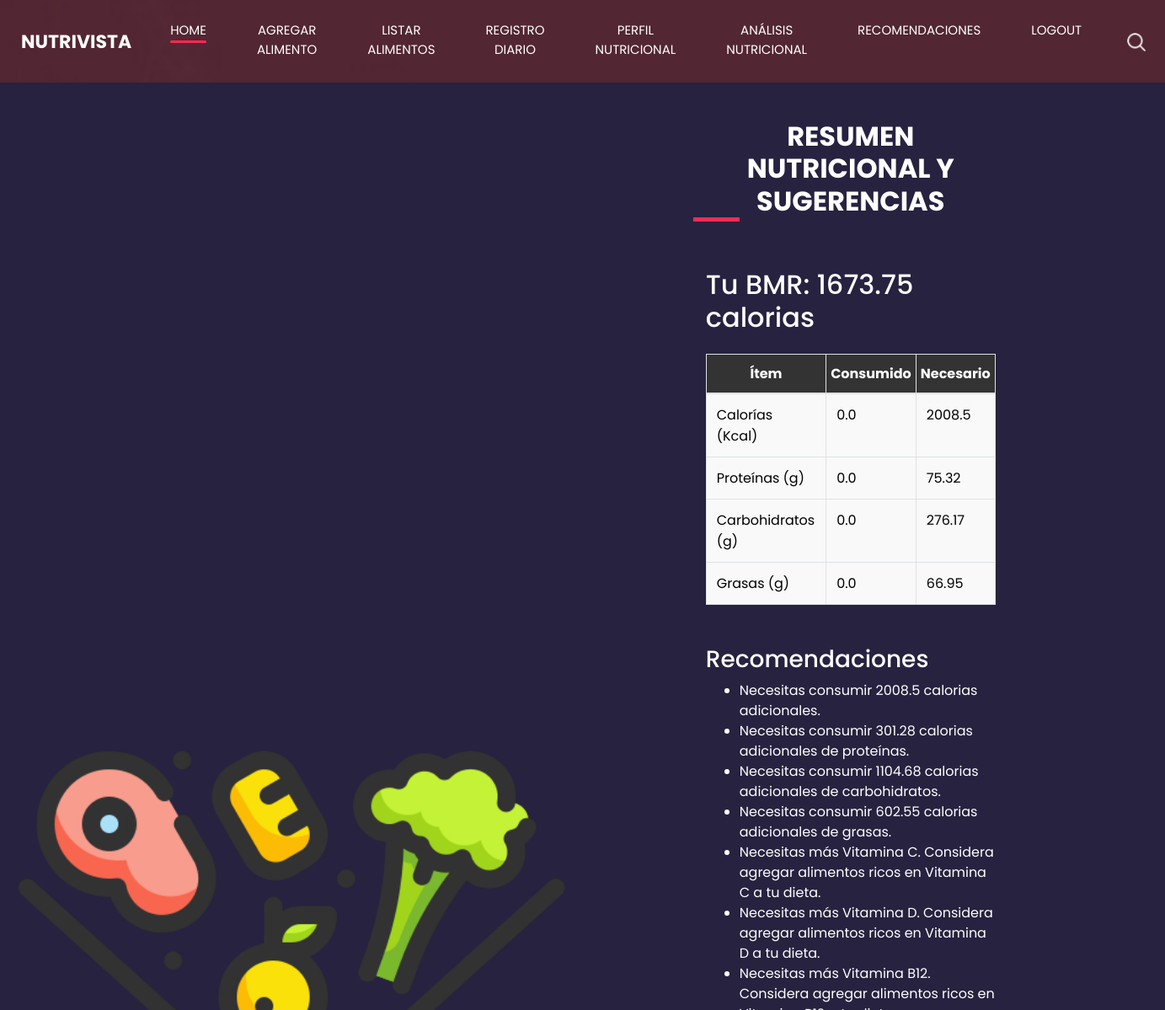
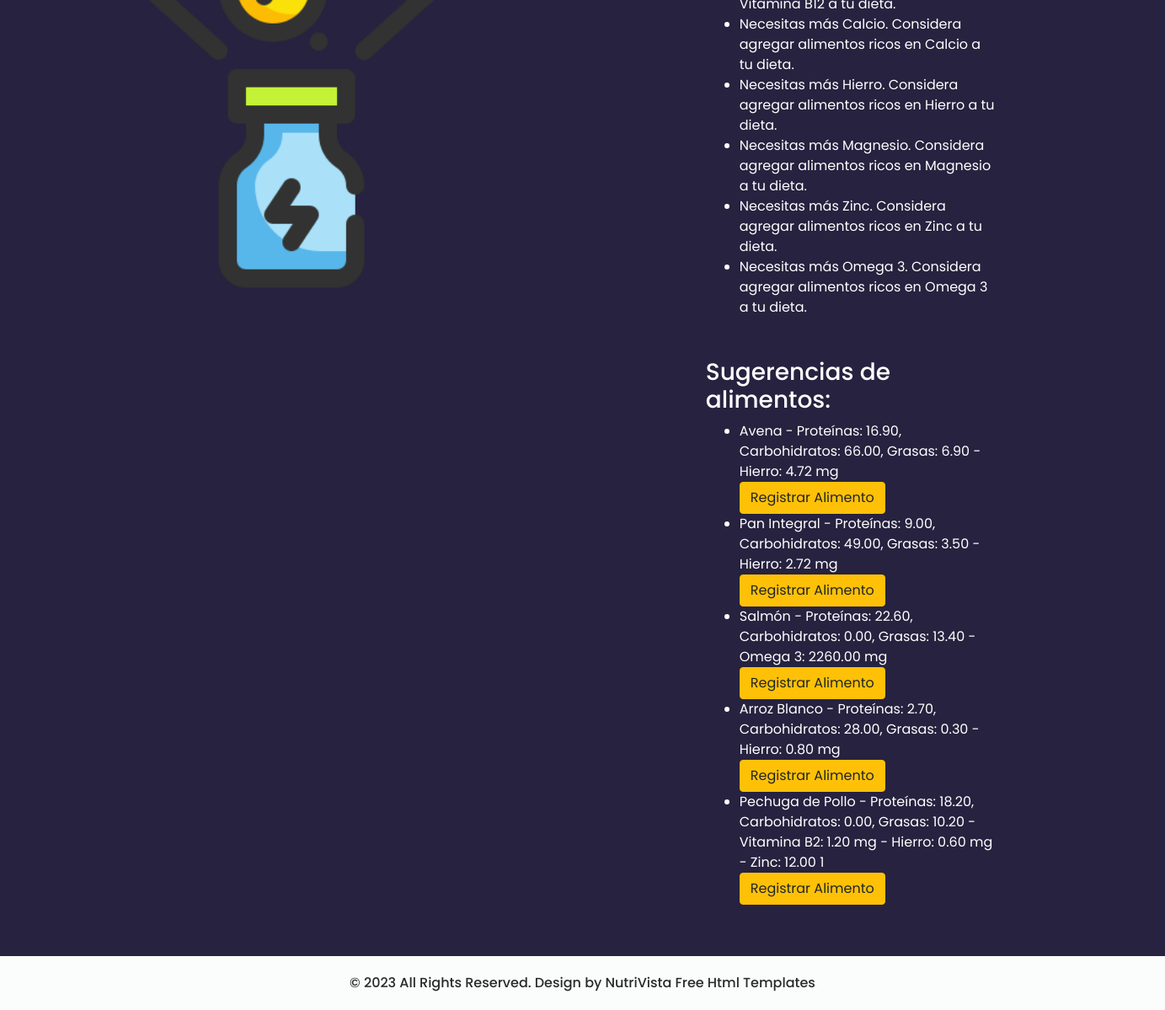
The page /sugerencias_alimentos/ (signed in) on the database its author committed (2 pictures, top to bottom).
### base/models.py (models this page shows, shortened)
class Alimento(models.Model):
    usuario = models.ForeignKey(User, on_delete=models.CASCADE)  # Added this line to associate each food item with a user.
    nombre = models.CharField(max_length=255)
    calorias = models.DecimalField(max_digits=6, decimal_places=2)
    proteinas = models.DecimalField(max_digits=6, decimal_places=2)
    carbohidratos = models.DecimalField(max_digits=6, decimal_places=2)
    grasas = models.DecimalField(max_digits=6, decimal_places=2)
    descripcion = models.TextField(null=True, blank=True)
    imagen = models.ImageField(upload_to='alimentos_imagenes/', null=True, blank=True)
    nutrientes = models.ManyToManyField(Nutriente, through='AlimentoNutriente')  # Relación ManyToMany agregada

class AlimentoNutriente(models.Model):
    alimento = models.ForeignKey(Alimento, on_delete=models.CASCADE)
    nutriente = models.ForeignKey(Nutriente, on_delete=models.CASCADE)
    cantidad = models.DecimalField(max_digits=6, decimal_places=2)
    unidad = models.CharField(max_length=20)  # ej: mg, mcg, UI...

class Nutriente(models.Model):
    TIPO_CHOICES = [
        ('vitamina', 'Vitamina'),
        ('mineral', 'Mineral'),
    ]
    nombre = models.CharField(max_length=255)
    tipo = models.CharField(max_length=8, choices=TIPO_CHOICES)

### base/views.py (the view)
# urls.py: path('sugerencias_alimentos/', sugerencias_alimentos, name='sugerencias_alimentos'),
@login_required
def sugerencias_alimentos(request):
    perfil = get_object_or_404(PerfilNutricional, usuario=request.user)
    bmr = calcular_bmr(perfil)
    registros = RegistroDiario.objects.filter(usuario=request.user, fecha=date.today())
    necesidades = calcular_necesidades_nutricionales(perfil)
    analisis = analizar_ingesta_nutricional(registros, necesidades)
    sugerencias_macro_micro = Alimento.objects.filter(usuario=request.user).annotate(total_macro=F('proteinas') + F('carbohidratos') + F('grasas') + F('nutrientes')).order_by('-total_macro')[:5]
    Alimento.objects.filter(usuario=request.user)
    return render(request, 'base/sugerencias_alimentos.html', {
        'bmr': bmr,
        'analisis': analisis,
        'sugerencias_macro_micro': sugerencias_macro_micro,
    })

### base/utils.py (called while the page is built)
def calcular_bmr(perfil):
    peso = float(perfil.peso)  # Convertimos a float
    altura = float(perfil.altura) * 100  # Convertimos la altura a cm
    edad = perfil.edad
    if perfil.sexo == 'Hombre':
        bmr = (10 * peso) + (6.25 * altura) - (5 * edad) + 5
    else:
        bmr = (10 * peso) + (6.25 * altura) - (5 * edad) - 161
    return round(bmr, 2)

def calcular_necesidades_nutricionales(perfil):
    bmr = calcular_bmr(perfil)
    factor_actividad = 1.2
    if perfil.nivel_actividad == 'ligera':
        factor_actividad = 1.375
    elif perfil.nivel_actividad == 'moderada':
        factor_actividad = 1.55
    elif perfil.nivel_actividad == 'intensa':
        factor_actividad = 1.725
    elif perfil.nivel_actividad == 'muy intensa':
        factor_actividad = 1.9
    calorias_mantenimiento = bmr * factor_actividad
    proteinas = (calorias_mantenimiento * 0.15) / 4
    carbohidratos = (calorias_mantenimiento * 0.55) / 4
    grasas = (calorias_mantenimiento * 0.3) / 9
    return {
        'calorias': round(calorias_mantenimiento, 2),
        'proteinas': round(proteinas, 2),
        'carbohidratos': round(carbohidratos, 2),
        'grasas': round(grasas, 2)
    }

### base/templates/base/sugerencias_alimentos.html (shortened to what this page needs)
{% load static %}
<html>
<head>
    <link rel="stylesheet" type="text/css" href="https://cdnjs.cloudflare.com/ajax/libs/OwlCarousel2/2.3.4/assets/owl.carousel.min.css" />
    <link rel="stylesheet" type="text/css" href="{% static 'css/bootstrap.css' %}" />
    <link href="{% static 'css/style.css' %}" rel="stylesheet" />
    <link href="{% static 'css/responsive.css' %}" rel="stylesheet" />
</head>
<body class="sub_page">
    <div class="hero_area">
        <header class="header_section">
            <div class="container-fluid">
                <nav class="navbar navbar-expand-lg custom_nav-container ">
                    <a class="navbar-brand" href="{% url 'main_page' %}">
                        <span>
                            NutriVista
                        </span>
                    </a>
                    <div class="collapse navbar-collapse" id="navbarSupportedContent">
                        <div class="d-flex ml-auto flex-column flex-lg-row align-items-center">
                          <ul class="navbar-nav  ">
                            <li class="nav-item active">
                              <a class="nav-link" href="{% url 'main_page' %}">Home <span class="sr-only">(current)</span></a>
                            </li>
                            {% if not user.is_superuser %}
                            <li class="nav-item">
                              <a class="nav-link" href="{% url 'agregar_alimento' %}"> Agregar Alimento</a>
                            </li>
                              <li class="nav-item">
                              <a class="nav-link" href="{% url 'listar_alimentos' %}"> Listar Alimentos</a>
                            </li>
                            <li class="nav-item">
                              <a class="nav-link" href="{% url 'registro_diario' %}"> Registro Diario</a>
                            </li>
                            <li class="nav-item">
                              <a class="nav-link" href="{% url 'perfil_nutricional' %}"> Perfil Nutricional</a>
                            </li>
                            <li class="nav-item">
                              <a class="nav-link" href="{% url 'analisis_nutricional' %}"> Análisis Nutricional</a>
                            </li>
                            <li class="nav-item">
                              <a class="nav-link" href="{% url 'sugerencias_alimentos' %}"> Recomendaciones</a>
                            </li>
                            {% endif %}
                            <li class="nav-item">
                              <a class="nav-link" href="{% url 'logout' %}"> Logout</a>
                            </li>
                          </ul>
                            <div class="user_option">
                                <form class="form-inline my-2 my-lg-0 ml-0 ml-lg-4 mb-3 mb-lg-0">
                                    <button class="btn  my-2 my-sm-0 nav_search-btn" type="submit"></button>
                                </form>
                            </div>
                        </div>
                    </div>
                </nav>
            </div>
        </header>
    </div>
    <section class="contact_section ">
        <div class="container-fluid">
            <div class="row">
                <div class="col-md-6 px-0">
                    <div class="img-box">
                        <img src="{% static 'images/2317045.png' %}" alt="Imagen Análisis Nutricional">
                    </div>
                </div>
                <div class="col-lg-5 col-md-6">
                    <div class="form_container pr-0 pr-lg-5 mr-0 mr-lg-2">
                        <div class="heading_container">
                            <h2>
                                Resumen Nutricional y Sugerencias
                            </h2>
                        </div>
                        <div class="container mt-5">
                            <h2>Tu BMR: {{ bmr }} calorias</h2>
                            <table class="table table-bordered mt-4">
                                <thead>
                                    <tr>
                                        <th scope="col">Ítem</th>
                                        <th scope="col">Consumido</th>
                                        <th scope="col">Necesario</th>
                                    </tr>
                                </thead>
                                <tbody>
                                    <tr>
                                        <td>Calorías (Kcal)</td>
                                        <td>{{ analisis.calorias_consumidas }}</td>
                                        <td>{{ analisis.calorias_necesarias }}</td>
                                    </tr>
                                    <tr>
                                        <td>Proteínas (g)</td>
                                        <td>{{ analisis.proteinas_consumidas }}</td>
                                        <td>{{ analisis.proteinas_necesarias }}</td>
                                    </tr>
                                    <tr>
                                        <td>Carbohidratos (g)</td>
                                        <td>{{ analisis.carbohidratos_consumidas }}</td>
                                        <td>{{ analisis.carbohidratos_necesarios }}</td>
                                    </tr>
                                    <tr>
                                        <td>Grasas (g)</td>
                                        <td>{{ analisis.grasas_consumidas }}</td>
                                        <td>{{ analisis.grasas_necesarias }}</td>
                                    </tr>
                                </tbody>
                            </table>
                            <h3 class="mt-5">Recomendaciones</h3>
                            <ul>
                                {% for recomendacion in analisis.recomendaciones %}
                                    <li>{{ recomendacion }}</li>
                                {% endfor %}
                            </ul>
                            <h3 class="mt-5">Sugerencias de alimentos:</h3>
                            <ul>
                                {% for alimento in sugerencias_macro_micro %}
                                    <li>
                                        {{ alimento.nombre }} -
                                        Proteínas: {{ alimento.proteinas }},
                                        Carbohidratos: {{ alimento.carbohidratos }},
                                        Grasas: {{ alimento.grasas }}
                                        {% for nutriente in alimento.alimentonutriente_set.all %}
                                            - {{ nutriente.nutriente.nombre }}: {{nutriente.cantidad}} {{ nutriente.unidad }}
                                        {% endfor %}
                                        <div>
                                            <a href="{% url 'registro_diario'%}" class="btn btn-warning">Registrar Alimento</a>
                                        </div>
                                    </li>
                                {% endfor %}
                            </ul>
                        </div>
                    </div>
                </div>
            </div>
        </div>
    </section>
    <footer class="container-fluid footer_section">
        <p>
            &copy; 2023 All Rights Reserved. Design by NutriVista
            <a href="https://html.design/">Free Html Templates</a>
        </p>
    </footer>
</body>
</html>

### base/static/css/style.css (style rules this page uses)
body { font-family: 'Poppins', sans-serif; color: #000000; background-color: #ffffff; }
.heading_container { display: -webkit-box; display: -ms-flexbox; display: flex; -webkit-box-pack: center; -ms-flex-pack: center; justify-content: center; text-align: center; }
.heading_container h2 { font-weight: bold; position: relative; padding-bottom: 5px; text-transform: uppercase; }
.heading_container h2::before { content: ""; position: absolute; bottom: 0; left: 50%; width: 55px; height: 5px; background-color: #ff2953; -webkit-transform: translateX(-50%); transform: translateX(-50%); }
.hero_area { height: 100vh; display: -webkit-box; display: -ms-flexbox; display: flex; -webkit-box-orient: vertical; -webkit-box-direction: normal; -ms-flex-direction: column; flex-direction: column; background-image: url(../images/hero-bg.jpg); background-size: cover; background-attachment: fixed; }
.sub_page .hero_area { height: auto; }
.header_section .container-fluid { padding-right: 25px; padding-left: 25px; }
.custom_nav-container.navbar-expand-lg .navbar-nav .nav-item .nav-link { margin: 10px 30px; padding: 0; padding-bottom: 3px; color: #ffffff; text-align: center; position: relative; text-transform: uppercase; font-size: 15px; }
.custom_nav-container.navbar-expand-lg .navbar-nav .nav-item .nav-link::after { display: none; content: ""; position: absolute; left: 0; bottom: 0; width: 100%; height: 3px; border-radius: 5px; background-color: #ffffff; }
.custom_nav-container.navbar-expand-lg .navbar-nav .nav-item.active a::after, .custom_nav-container.navbar-expand-lg .navbar-nav .nav-item:hover a::after { display: block; background-color: #ff2953; }
a, a:hover, a:focus { text-decoration: none; }
.btn, .btn:focus { outline: none !important; -webkit-box-shadow: none; box-shadow: none; }
.user_option { display: -webkit-box; display: -ms-flexbox; display: flex; -webkit-box-align: center; -ms-flex-align: center; align-items: center; }
.custom_nav-container .nav_search-btn { background-image: url(../images/search-icon.png); background-size: 22px; background-repeat: no-repeat; background-position-y: 7px; width: 35px; height: 35px; padding: 0; border: none; }
.navbar-brand { display: -webkit-box; display: -ms-flexbox; display: flex; -webkit-box-align: center; -ms-flex-align: center; align-items: center; position: relative; }
.navbar-brand span { font-size: 22px; text-transform: uppercase; font-weight: bold; color: #ffffff; position: relative; z-index: 3; }
.custom_nav-container { z-index: 99999; padding: 15px 0; }
.contact_section { position: relative; background-color: #27223f; color: #ffffff; }
.contact_section .heading_container { -webkit-box-pack: start; -ms-flex-pack: start; justify-content: start; }
.contact_section .heading_container h2::before { text-align: left; left: 0; -webkit-transform: none; transform: none; }
.contact_section .row { -webkit-box-align: center; -ms-flex-align: center; align-items: center; }
.contact_section .img-box img { width: 100%; }
.contact_section .form_container { padding: 45px 0 45px 15px; }
.footer_section { background-color: #fbfdfd; padding: 20px; font-weight: 500; }
.footer_section p { color: #292929; margin: 0; text-align: center; }
.footer_section a { color: #292929; }

### base/static/css/responsive.css (style rules this page uses)
@media (min-width: 1200px) { .container { max-width: 1170px; } }

### base/templates/base/sugerencias_alimentos.html (style rules this page uses)
.contact_section { display: flex; justify-content: center; align-items: center; min-height: 100vh; }
.form_container { width: 80%; margin: 0 auto; }
.table thead th { background-color: #333; color: white; text-align: center; padding: 10px 5px; }
.table tbody tr { background-color: #f9f9f9; color: black; }

### rows shown on the page
Alimento: nombre "Avena", proteinas "16.90", carbohidratos "66.00", grasas "6.90"
AlimentoNutriente: nutriente.nombre "Hierro", cantidad "4.72", unidad "mg"
Alimento: nombre "Pan Integral", proteinas "9.00", carbohidratos "49.00", grasas "3.50"
AlimentoNutriente: nutriente.nombre "Hierro", cantidad "2.72", unidad "mg"
Alimento: nombre "Salmón", proteinas "22.60", carbohidratos "0.00", grasas "13.40"
AlimentoNutriente: nutriente.nombre "Omega 3", cantidad "2260.00", unidad "mg"
Alimento: nombre "Arroz Blanco", proteinas "2.70", carbohidratos "28.00", grasas "0.30"
AlimentoNutriente: nutriente.nombre "Hierro", cantidad "0.80", unidad "mg"
Alimento: nombre "Pechuga de Pollo", proteinas "18.20", carbohidratos "0.00", grasas "10.20"
AlimentoNutriente: nutriente.nombre "Vitamina B2", cantidad "1.20", unidad "mg"
AlimentoNutriente: nutriente.nombre "Hierro", cantidad "0.60", unidad "mg"
AlimentoNutriente: nutriente.nombre "Zinc", cantidad "12.00", unidad "1"

### other values the page prints
{{ bmr }} "1673.75"
{{ analisis.calorias_consumidas }} "0.0"
{{ analisis.calorias_necesarias }} "2008.5"
{{ analisis.proteinas_consumidas }} "0.0"
{{ analisis.proteinas_necesarias }} "75.32"
{{ analisis.carbohidratos_consumidas }} "0.0"
{{ analisis.carbohidratos_necesarios }} "276.17"
{{ analisis.grasas_consumidas }} "0.0"
{{ analisis.grasas_necesarias }} "66.95"
{{ recomendacion }} "Necesitas consumir 2008.5 calorias adicionales." "Necesitas consumir 301.28 calorias adicionales de proteínas." "Necesitas consumir 1104.68 calorias adicionales de carbohidratos." "Necesitas consumir 602.55 calorias adicionales de grasas." "Necesitas más Vitamina C. Considera agregar alimentos ricos en Vitamina C a tu dieta." "Necesitas más Vitamina D. Considera agregar alimentos ricos en Vitamina D a tu dieta." "Necesitas más Vitamina B12. Considera agregar alimentos ricos en Vitamina B12 a tu dieta." "Necesitas más Calcio. Considera agregar alimentos ricos en Calcio a tu dieta." "Necesitas más Hierro. Considera agregar alimentos ricos en Hierro a tu dieta." "Necesitas más Magnesio. Considera agregar alimentos ricos en Magnesio a tu dieta." "Necesitas más Zinc. Considera agregar alimentos ricos en Zinc a tu dieta." "Necesitas más Omega 3. Considera agregar alimentos ricos en Omega 3 a tu dieta."
